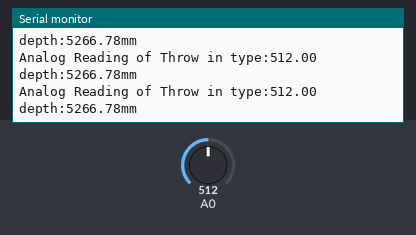
Bench run of a sketch on a simulated Arduino Uno, built with avr-gcc and run on an emulated ATmega328P. Shown: the last lines printed to the serial monitor. The test bench sets the inputs (shaded band); at power-on: A0 = 512.

Above: at 1.2 s.
1.3 s: A0 set to 868
At 1.71 s:
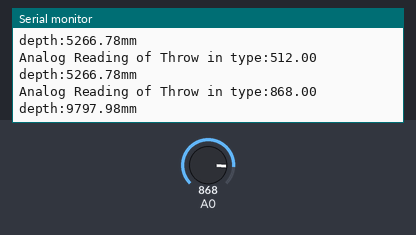
4.3 s: A0 set to 899
At 4.48 s:
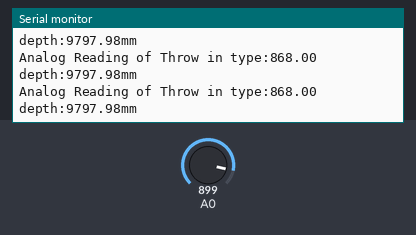
Timing chart, 0 to 7.3 s (numbered marks = the images above; inputs shaded):
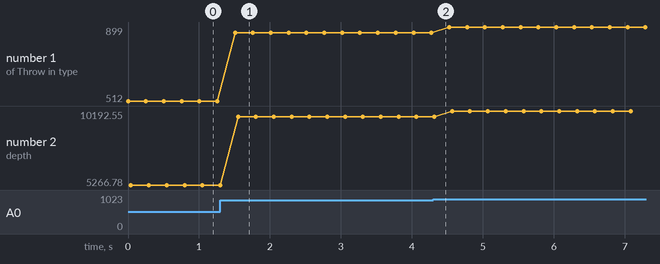

Measured:
- after the input at 1.3 s, the serial monitor: prints a new line after 0.21 s (image 1)
- plotted number 1: 512 → 868 after the input at 1.3 s, 868 → 899 after the input at 4.3 s
- plotted number 2: 5266.78 → 9797.98 after the input at 1.3 s, 9797.98 → 10192.55 after the input at 4.3 s

The sketch:

throwintype.ino
```cpp
/*
    Calculating the water depth using Throw in type Pressure sensor
    Programmed using C++
    Tested on Arduino Uno - ATmega328
    Sensor: Throw in type Pressure Sensor
    Connections
      Throw in type sensor:
        Red   -> Negative of Current to Voltage Converter
        Black -> Negative of 12-36V Power Supply
      Current to Voltage Converter:
        Positive -> Positive of 12-36V power Supply
        Negative -> Negative end of Sensor (Black)
        Black    -> GND
        Red      -> 5V VCC
        Blue     -> Analog Pin A1 of Arduino
 */


 void setup() {
   Serial.begin(9600);
 }

void loop() {

//Throw in type Pressure Sensor Snippet
     float thr_aread = analogRead(A0);
     Serial.print("Analog Reading of Throw in type:");
     Serial.println(thr_aread);
     float dataVoltage = 5.0 *thr_aread / 1023;
     //Serial.print("Voltage of throw in type:");
     //Serial.println(dataVoltage);
     //dataCurrent = dataVoltage / 120.0; //Sense Resistor:120ohm
     //Serial.print("Current:");
     //Serial.println(dataCurrent);
     //depth = (dataCurrent - CURRENT_INIT) * (RANGE/ DENSITY_WATER / 16.0); //Calculate depth from current readings

     float depth = 2604.16667* dataVoltage - 1250;
     if (depth < 0) depth = 0.0;

     //Serial print results
     Serial.print("depth:");
     Serial.print(depth);
     Serial.println("mm");
   delay(250);
}
```
